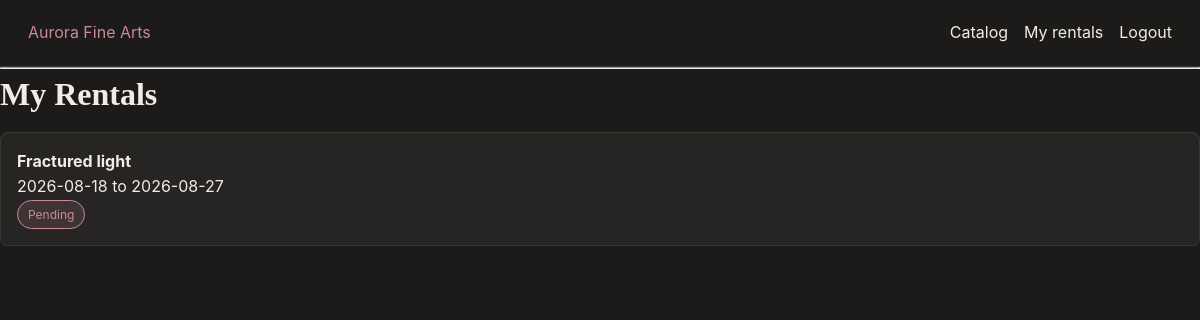
The app's page /my-rentals (signed in), older data.
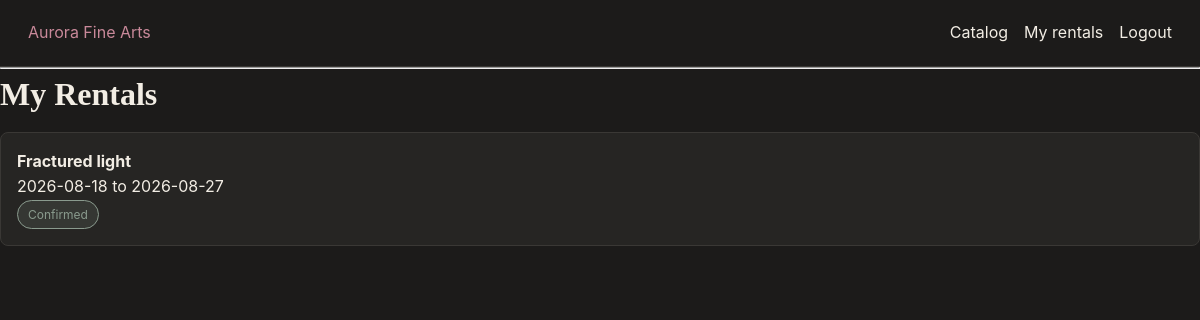
The same page, newer data.
### models.py (models this page shows, shortened)
class Rental(db.Model):
    id = db.Column(db.Integer, primary_key=True)
    user_id = db.Column(db.Integer,db.ForeignKey("user.id"), nullable=False)
    artwork_id = db.Column(db.Integer,db.ForeignKey("artwork.id"), nullable=False)
    start_date = db.Column(db.Date, nullable=False)
    end_date = db.Column(db.Date, nullable=False)
    status = db.Column(db.String(20), default="pending")
    user = db.relationship("User", backref="rentals")
    artwork = db.relationship("Artwork", backref="rentals")

class Artwork(db.Model):
    id = db.Column(db.Integer, primary_key=True)
    title = db.Column(db.String(150), nullable=False)
    artist_name = db.Column(db.String(150), nullable=False)
    category = db.Column(db.String(80))
    price_per_month = db.Column(db.Float, nullable=False)
    is_available = db.Column(db.Boolean, default=True)

### app.py (the view)
@app.route("/my-rentals")
@login_required
def my_rentals():
    rentals = Rental.query.filter_by(user_id=current_user.id).all()
    return render_template("my_rentals.html", rentals=rentals)

### app.py (called while the page is built)
@login_manager.user_loader
def load_user(user_id):
    return User.query.get(int(user_id))

### templates/my_rentals.html (shortened to what this page needs)
{% extends "base.html" %}
{% block content %}
    <h1>My Rentals</h1>
    {% for rental in rentals %}
        <div class="artwork-card">
            <strong>{{ rental.artwork.title }}</strong>
            <p>{{ rental.start_date }} to {{ rental.end_date }}</p>
            {% if rental.status == "confirmed" %}
                <span class="badge">Confirmed</span>
            {% else %}
                <span class="badge" style="border-color:#C9899A; color:#C9899A; background:rgba(201,137,154,0.15);">Pending</span>
            {% endif %}
        </div>
    {% endfor %}
{% endblock %}

Row changes from the older to the newer data that the page shows:
changed Rental "Fractured light": status "Pending" → "Confirmed"
